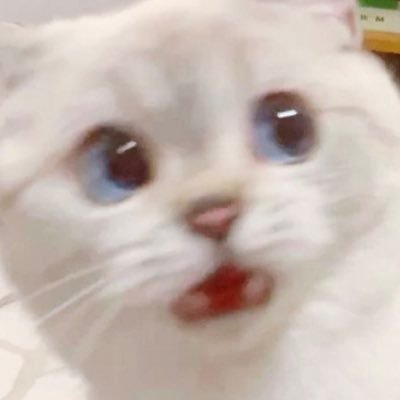
#> input picture 5image.jpg, 400 x 400 px
$ python 5.6.py
#> lines starting #> are read from the running program, lines starting #| are printed output that depends on the picture
import cv2
import imutils

img = cv2.imread("5image.jpg")
#> img is the input picture: shape (400, 400, 3); mean B, G, R 176.9, 185, 199
rotated = imutils.rotate_bound(img, -33)
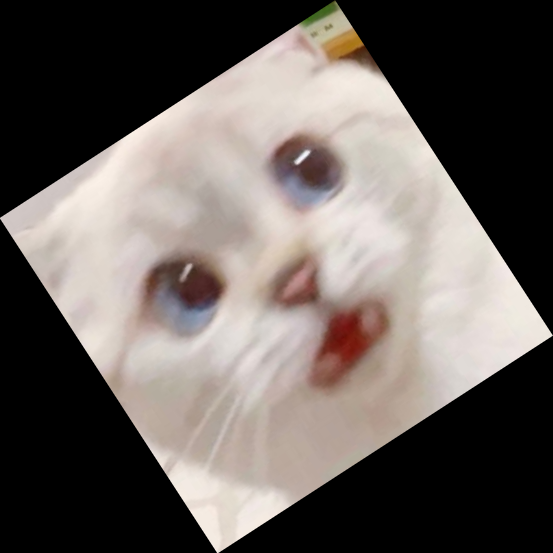
#> rotated: shape (553, 553, 3); mean B, G, R 92.6, 96.8, 104.1
cv2.imshow("rotated", rotated)
cv2.waitKey(0)

$ run again, with 3image.jpg copied over 5image.jpg
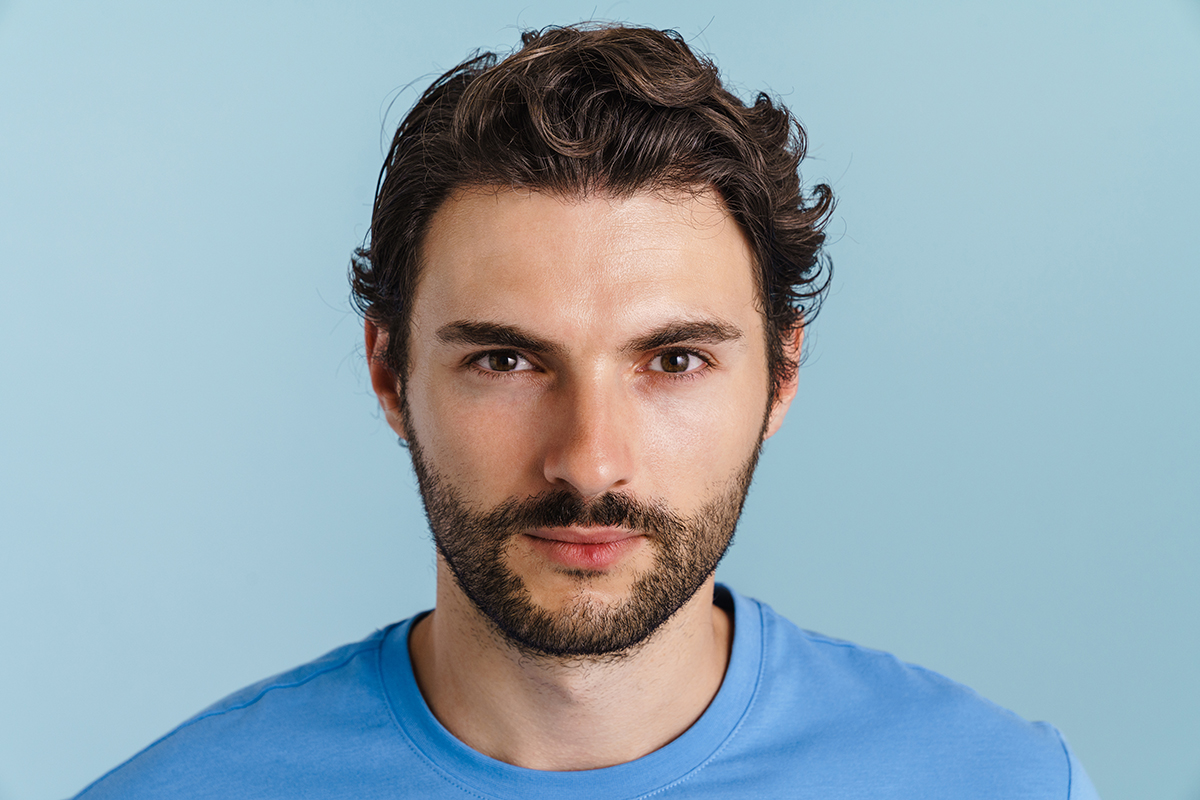
#> input picture 3image.jpg, 1200 x 800 px
#> img is the input picture: shape (800, 1200, 3); mean B, G, R 178.8, 168.4, 148.8
#> `rotated = imutils.rotate_bound(img, -33)`:
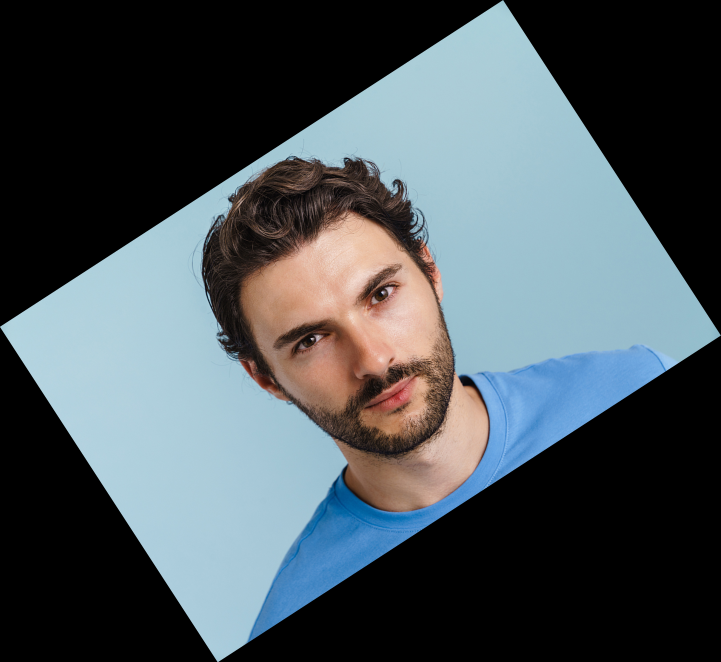
#> rotated: shape (1324, 1442, 3) (shown at 1/2 size); mean B, G, R 89.9, 84.7, 74.8

$ run again, with 4image.jpg copied over 5image.jpg
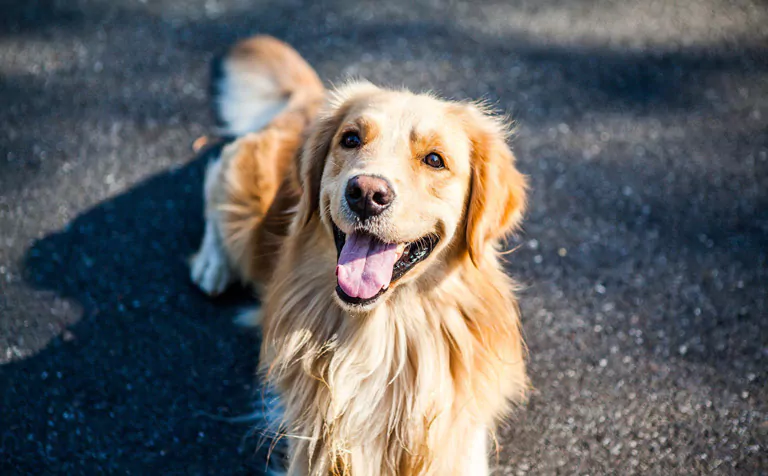
#> input picture 4image.jpg, 768 x 476 px
#> img is the input picture: shape (476, 768, 3); mean B, G, R 99.7, 98.5, 97.9
#> `rotated = imutils.rotate_bound(img, -33)`:
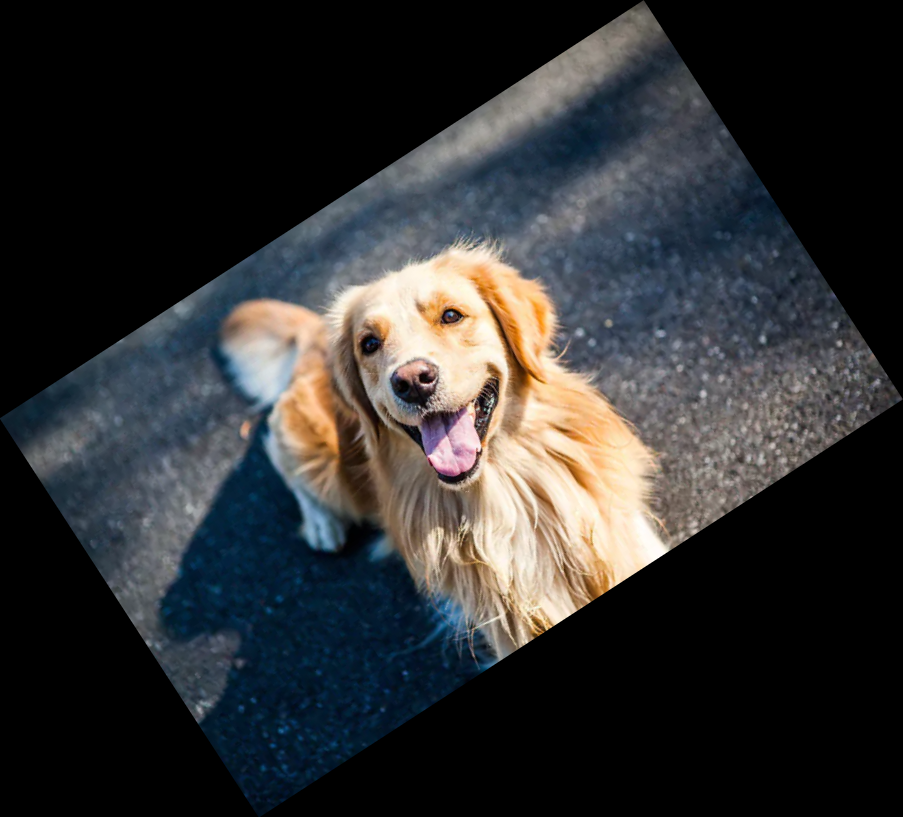
#> rotated: shape (817, 903, 3); mean B, G, R 49.4, 48.8, 48.5

$ run again, with 6image.jpg copied over 5image.jpg
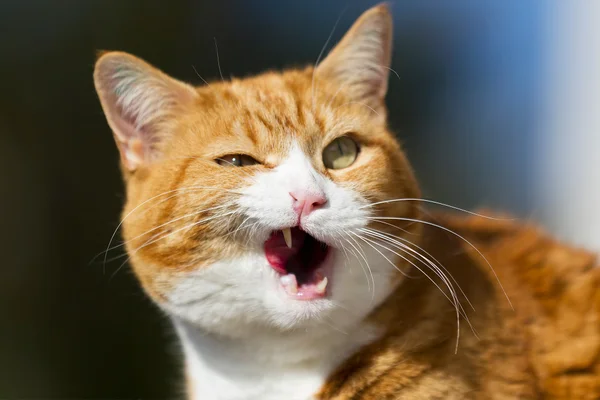
#> input picture 6image.jpg, 600 x 400 px
#> img is the input picture: shape (400, 600, 3); mean B, G, R 79.9, 100.4, 114.6
#> `rotated = imutils.rotate_bound(img, -33)`:
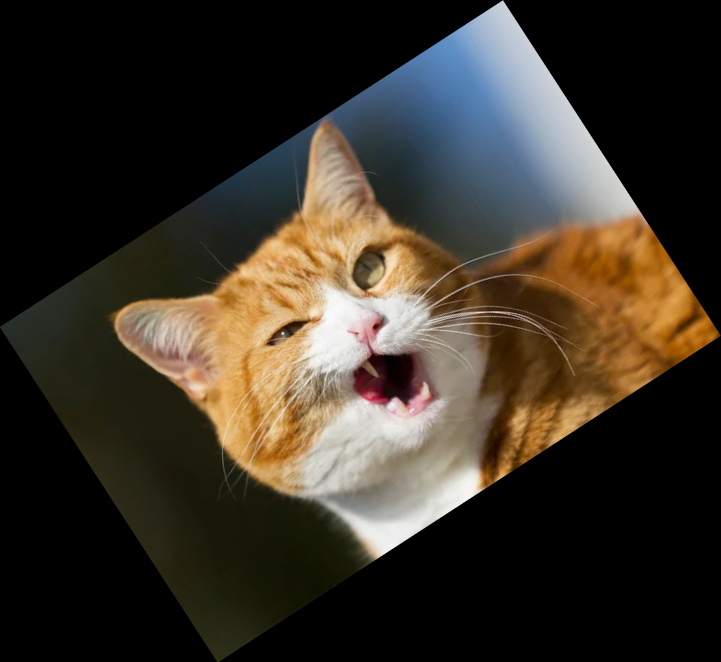
#> rotated: shape (662, 721, 3); mean B, G, R 40.2, 50.5, 57.6
